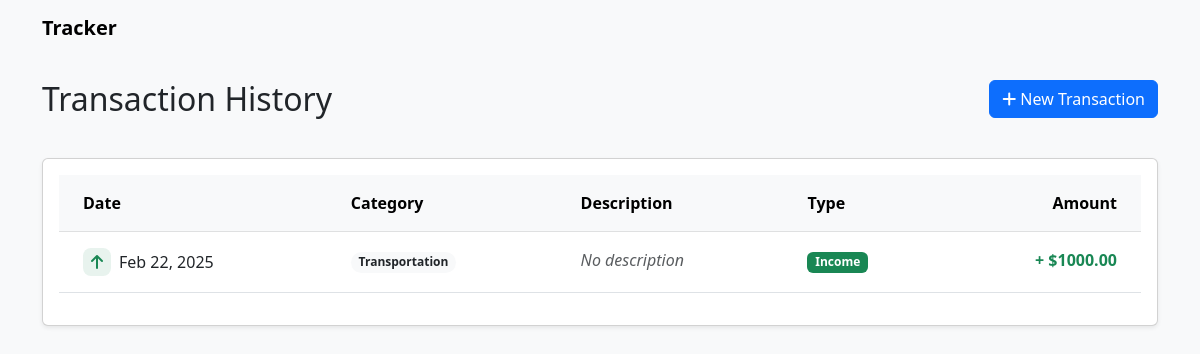
The app's page /, older data.
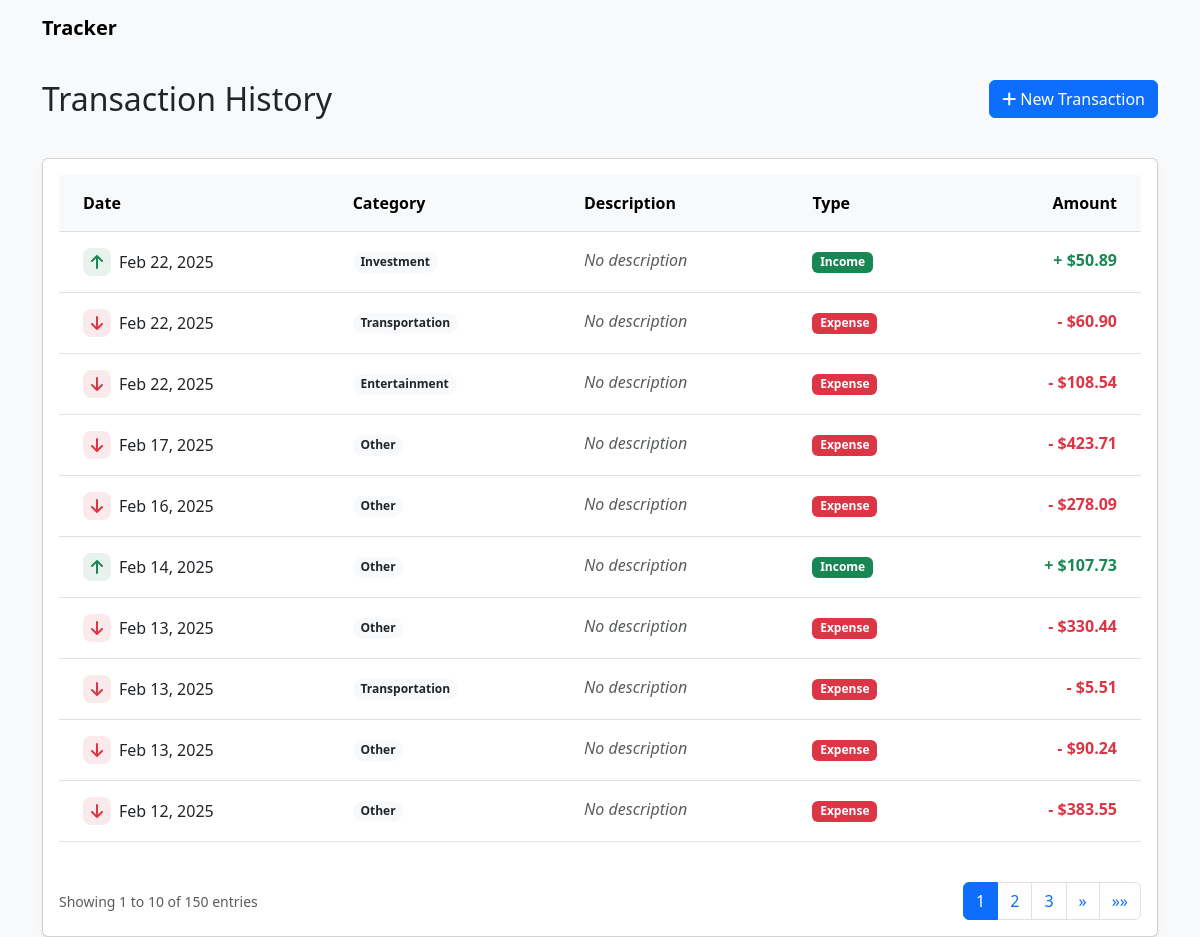
The same page, newer data.
### transaction/models.py (models this page shows, shortened)
class Transaction(models.Model):
    TRANSACTION_TYPES = [
        ('income', 'Income'),
        ('expense', 'Expense')
    ]
    CATEGORY_CHOICES = [
        ('salary', 'Salary'),
        ('freelance', 'Freelance'),
        ('investment', 'Investment'),
        ('other', 'Other'),
        ('food', 'Food'),
        ('transportation', 'Transportation'),
        ('entertainment', 'Entertainment'),
        ('bills', 'Bills'),
        ('other', 'Other')
    ]
    amount = models.DecimalField(max_digits=10, decimal_places=2)
    date = models.DateField(default=timezone.now)
    category = models.CharField(max_length=50, choices=CATEGORY_CHOICES)
    description = models.TextField(max_length=200, blank=True)
    transaction_type = models.CharField(
        max_length=7,
        choices=TRANSACTION_TYPES,
        default='expense'
    )

### transaction/views.py (the view)
# urls.py: 2. Add a URL to urlpatterns:  path('', views.home, name='home')
def home(request):
    transactions = Transaction.objects.all().order_by('-date')
    context = {
        'transactions': transactions
    }
    paginator = Paginator(transactions, 10)
    page_number = request.GET.get('page')
    page_obj = paginator.get_page(page_number)
    context['page_obj'] = page_obj
    return render(request, 'transaction/home.html', context)

### transaction/templates/transaction/home.html (shortened to what this page needs)
{% extends 'main.html' %}
{% block content %}
<div class="container mt-4">
    <div class="row mb-4">
        <div class="col-md-8">
            <h2 class="mb-3">Transaction History</h2>
        </div>
        <div class="col-md-4 text-end">
            <a href="#" class="btn btn-primary">
                <i class="fas fa-plus"></i> New Transaction
            </a>
        </div>
    </div>
    <div class="row">
        <div class="col-12">
            <div class="card shadow-sm">
                <div class="card-body">
                    <div class="table-responsive">
                        <table class="table table-hover">
                            <thead class="table-light">
                                <tr>
                                    <th scope="col">Date</th>
                                    <th scope="col">Category</th>
                                    <th scope="col">Description</th>
                                    <th scope="col">Type</th>
                                    <th scope="col" class="text-end">Amount</th>
                                </tr>
                            </thead>
                            <tbody>
                                {% for transaction in page_obj %}
                                <tr>
                                    <td>
                                        <div class="d-flex align-items-center">
                                            {% if transaction.transaction_type == 'income' %}
                                            <div class="icon-square bg-success bg-opacity-10 text-success me-2">
                                                <i class="fas fa-arrow-up"></i>
                                            </div>
                                            {% else %}
                                            <div class="icon-square bg-danger bg-opacity-10 text-danger me-2">
                                                <i class="fas fa-arrow-down"></i>
                                            </div>
                                            {% endif %}
                                            {{ transaction.date|date:"M d, Y" }}
                                        </div>
                                    </td>
                                    <td>
                                        <span class="badge rounded-pill bg-light text-dark">
                                            {{ transaction.get_category_display }}
                                        </span>
                                    </td>
                                    <td>
                                        {% if transaction.description %}
                                            {{ transaction.description }}
                                        {% else %}
                                            <span class="text-muted fst-italic">No description</span>
                                        {% endif %}
                                    </td>
                                    <td>
                                        {% if transaction.transaction_type == 'income' %}
                                        <span class="badge bg-success">Income</span>
                                        {% else %}
                                        <span class="badge bg-danger">Expense</span>
                                        {% endif %}
                                    </td>
                                    <td class="text-end fw-bold {% if transaction.transaction_type == 'income' %}text-success{% else %}text-danger{% endif %}">
                                        {% if transaction.transaction_type == 'income' %}+{% else %}-{% endif %}
                                        ${{ transaction.amount }}
                                    </td>
                                </tr>
                                {% endfor %}
                            </tbody>
                        </table>
                    </div>
                    {% if page_obj.paginator.num_pages > 1 %}
                    <div class="d-flex justify-content-between align-items-center mt-4">
                        <div class="text-muted small">
                            Showing {{ page_obj.start_index }} to {{ page_obj.end_index }} of {{ page_obj.paginator.count }} entries
                        </div>
                        <nav aria-label="Transaction pagination">
                            <ul class="pagination mb-0">
                                {% for num in page_obj.paginator.page_range %}
                                    {% if page_obj.number == num %}
                                        <li class="page-item active">
                                            <span class="page-link">{{ num }}</span>
                                        </li>
                                    {% elif num > page_obj.number|add:'-3' and num < page_obj.number|add:'3' %}
                                        <li class="page-item">
                                            <a class="page-link" href="?page={{ num }}">{{ num }}</a>
                                        </li>
                                    {% endif %}
                                {% endfor %}
                                {% if page_obj.has_next %}
                                <li class="page-item">
                                    <a class="page-link" href="?page={{ page_obj.next_page_number }}" aria-label="Next">
                                        <span aria-hidden="true">&raquo;</span>
                                    </a>
                                </li>
                                <li class="page-item">
                                    <a class="page-link" href="?page={{ page_obj.paginator.num_pages }}" aria-label="Last">
                                        <span aria-hidden="true">&raquo;&raquo;</span>
                                    </a>
                                </li>
                                {% endif %}
                            </ul>
                        </nav>
                    </div>
                    {% endif %}
                </div>
            </div>
        </div>
    </div>
</div>
{% endblock content %}

### templates/main.html (shortened to what this page needs)
<!DOCTYPE html>
<html lang="en">
<head>
    <link href="https://cdn.jsdelivr.net/npm/bootstrap@5.3.0/dist/css/bootstrap.min.css" rel="stylesheet">
    <link href="https://cdnjs.cloudflare.com/ajax/libs/font-awesome/6.0.0/css/all.min.css" rel="stylesheet">
</head>
<body class="bg-light">
    {% include 'nav.html' %}
    {% block content %}
    {% endblock content %}
</body>
</html>

### templates/nav.html
<nav class="navbar navbar-expand-lg navbar-light bg-light">
    <div class="container">
        <a class="navbar-brand" href="{% url 'home' %}">
            <span class="fw-bold">Tracker</span>
        </a>
    </div>
</nav>

### transaction/templates/transaction/home.html (style rules this page uses)
.icon-square { width: 28px; height: 28px; border-radius: 8px; display: flex; align-items: center; justify-content: center; }
.table > :not(caption) > * > * { padding: 1rem 1.5rem; }
.pagination .page-link { color: #0d6efd; padding: 0.375rem 0.75rem; }
.pagination .active .page-link { background-color: #0d6efd; border-color: #0d6efd; color: white; }

Row changes from the older to the newer data that the page shows:
removed Transaction: transaction_type "income" (drawn), description "No description"
added Transaction: transaction_type "income" (drawn), description "No description"
added Transaction: transaction_type "expense" (drawn), description "No description"
added Transaction: transaction_type "expense" (drawn), description "No description"
added Transaction: transaction_type "expense" (drawn), description "No description"
added Transaction: transaction_type "expense" (drawn), description "No description"
added Transaction: transaction_type "income" (drawn), description "No description"
added Transaction: transaction_type "expense" (drawn), description "No description"
added Transaction: transaction_type "expense" (drawn), description "No description"
added Transaction: transaction_type "expense" (drawn), description "No description"
added Transaction: transaction_type "expense" (drawn), description "No description"
Text that changed along with them:
{{ page_obj.start_index }}: (not shown) → "1"
{{ page_obj.end_index }}: (not shown) → "10"
{{ page_obj.paginator.count }}: (not shown) → "150"
text now shown: "Showing to of entries » »»"
new list line: "1"
new list line: "2"
new list line: "3"
